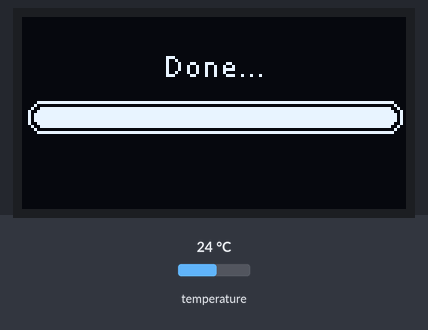
Simulated run of this sketch. Board: ESP8266 (NodeMCU). Shown: 128×64 one-colour display. The inputs (shaded band) are chosen by the test bench; at power-on: temperature 24 °C. WiFi joins after 1.5 s; servers stay silent unless stated; uploads are accepted with an empty reply; the local clock reads 2024-03-15 10:24:30 at power-on unless the sketch sets it; what the sketch prints to the serial monitor is not drawn.

Above: at 2.1 s.
At 4.2 s:
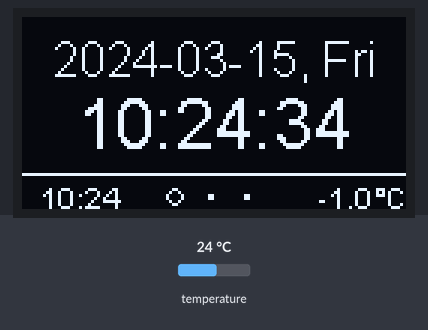
4.3 s: temperature set to 12 °C
At 11.2 s:
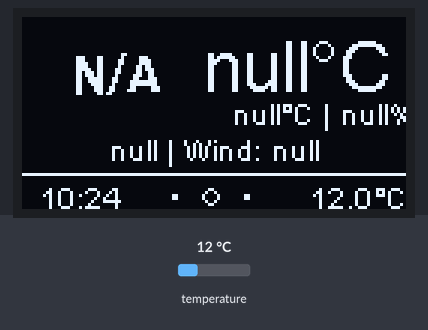
18.2 s: temperature set to 19 °C
At 22.7 s:
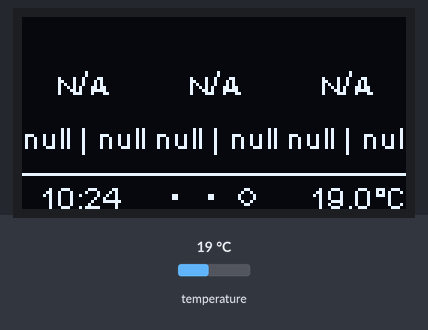
32.1 s: temperature set to 28 °C
At 52.49 s:
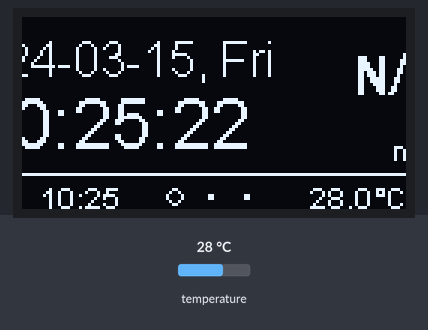
Timing chart, 0 to 54.0 s (numbered marks = the images above; inputs shaded):
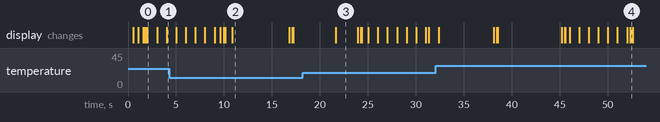

Measured:
- what the display in image 0 shows lasts 1.0 s, from 2.0 s to 3.0 s
- what the display in image 2 shows lasts 5.9 s, from 10.9 s to 16.8 s
- what the display in image 3 shows lasts 2.4 s, from 21.6 s to 24.0 s

The sketch:

Esp8266_NTP_Clock_Weather.ino
```cpp
//奇妙之旅开始了，下面的代码可能晦涩难懂，佶屈聱牙，请坐稳扶好
#include <DS18B20.h>
#include <Arduino.h>
#include <ESP8266WiFi.h>         //参看http://www.taichi-maker.com/homepage/iot-development/iot-dev-reference/esp8266-c-plus-plus-reference/
#include <ESP8266HTTPClient.h>
#include <ESP8266WebServer.h>
#include <ESP8266mDNS.h>
// time
#include <time.h>                       // time() ctime()
#include <sys/time.h>                   // struct timeval
#include <coredecls.h>                  // settimeofday_cb()


#include "SSD1306Wire.h"
#include "OLEDDisplayUi.h"     //OLED 屏的高级图型绘制库，提供图型框架、覆盖层、动画等的高级图型绘制功能，简化OLED的图形操作
#include "Wire.h"
#include "HeFeng.h"

#include "WeatherStationFonts.h"
#include "WeatherStationImages.h"


/***************************
   Begin Settings
 **************************/

DS18B20 ds(D7);


#define TZ              8       // (utc+) TZ in hours时区设置
#define DST_MN          0      // use 60mn for summer time in some countries夏令时

// Setup
const int UPDATE_INTERVAL_SECS = 20 * 60; //每二十分钟更新一次数据
// Setup
const int UPDATE_CURR_INTERVAL_SECS = 10; // 室内温度每10秒更新一次

//显示设置
const int I2C_DISPLAY_ADDRESS = 0x3c;
#if defined(ESP8266)
//引脚定义
const int SDA_PIN = D2;
const int SDC_PIN = D5;
#endif


const String WDAY_NAMES[] = {"Sun", "Mon", "Tue", "Wed", "Thu", "Fri", "Sat"};
const String MONTH_NAMES[] = {"Jan", "Feb", "Mar", "Apr", "May", "Jun", "Jul", "Aug", "Sep", "Oct", "Nov", "Dec"};

/***************************
   End Settings
 **************************/
// sda-pin=14 and sdc-pin=12
//设置IIC地址和管脚
//https://blog.csdn.net/weixin_33738555/article/details/89658159可以参看这个网站讲解
SSD1306Wire  display(I2C_DISPLAY_ADDRESS, SDA_PIN, SDC_PIN);
OLEDDisplayUi   ui( &display );
//这几个是结构体的声明，看看HeFeng.h
HeFengCurrentData currentWeather;
HeFengForeData foreWeather[3];
HeFeng HeFengClient;

//OpenWeatherMapForecastData forecasts[MAX_FORECASTS];
//OpenWeatherMapForecast forecastClient;

#define TZ_MN           ((TZ)*60)
#define TZ_SEC          ((TZ)*3600)
#define DST_SEC         ((DST_MN)*60)
//这个可以自己注册一个和风天气
const char* HEFENG_KEY = "60cb7e84e3514c929e912fd049a7df5b";
const char* HEFENG_LOCATION = "beijing";//北京经纬度或就写北京也行，查看和风天气开发者文档就行
//获取UTC时间
time_t now;

// flag changed in the ticker function every 10 minutes
bool readyForWeatherUpdate = false;

String lastUpdate = "--";

long timeSinceLastWUpdate = 0;
long timeSinceLastCurrUpdate = 0;

String currTemp = "-1.0";
//定义 各个图形绘制函数
void drawProgress(OLEDDisplay *display, int percentage, String label);
void updateData(OLEDDisplay *display);
void drawDateTime(OLEDDisplay *display, OLEDDisplayUiState* state, int16_t x, int16_t y);
void drawCurrentWeather(OLEDDisplay *display, OLEDDisplayUiState* state, int16_t x, int16_t y);
void drawForecast(OLEDDisplay *display, OLEDDisplayUiState* state, int16_t x, int16_t y);
void drawForecastDetails(OLEDDisplay *display, int x, int y, int dayIndex);
void drawHeaderOverlay(OLEDDisplay *display, OLEDDisplayUiState* state);
void setReadyForWeatherUpdate();


// Add frames
// this array keeps function pointers to all frames
// frames are the single views that slide from right to left
//定义 FrameCallback frame 图形绘制回调函数数组
FrameCallback frames[] = { drawDateTime, drawCurrentWeather, drawForecast };
//drawForecast
int numberOfFrames = 3;

OverlayCallback overlays[] = { drawHeaderOverlay };
int numberOfOverlays = 1;


bool autoConfig()
{
  WiFi.mode(WIFI_STA);
  WiFi.begin();//这里没有传参数ssid和password就会尝试连接以前连接过的WiFi
  Serial.print("AutoConfig Waiting......");
  int counter = 0;
  for (int i = 0; i < 20; i++)
  {
    //WiFi.status()返回值类型是uint8_t，返回值信息查看http://www.taichi-maker.com/homepage/iot-development/iot-dev-reference/esp8266-c-plus-plus-reference/esp8266wifista/status/
    if (WiFi.status() == WL_CONNECTED)
    {
      Serial.println("AutoConfig Success");
      //WiFi.SSID()返回值是string类型的当前连接网络的SSID
      Serial.printf("SSID:%s\r\n", WiFi.SSID().c_str());
      //返回密码
      Serial.printf("PSW:%s\r\n", WiFi.psk().c_str());
      WiFi.printDiag(Serial);
      return true;
    }
    else
    {
      delay(500);
      Serial.print(".");
      display.clear();
      display.drawString(64, 10, "Connecting to WiFi");
      display.drawXbm(46, 30, 8, 8, counter % 3 == 0 ? activeSymbole : inactiveSymbole);
      display.drawXbm(60, 30, 8, 8, counter % 3 == 1 ? activeSymbole : inactiveSymbole);
      display.drawXbm(74, 30, 8, 8, counter % 3 == 2 ? activeSymbole : inactiveSymbole);
      display.display();
      counter++;
    }
  }
  Serial.println("AutoConfig Faild!" );
  return false;
}
//以上代码是一插电让esp8266就连接WiFi，定义如果10秒之内还没连上，或者是以前从来没连过网，串口打印一个AutoConfig Faild!，连上了就AutoConfig success


//这个页面是方便配网，省去了重新修改ssid和password再上传的时间，使得代码的到保护
ESP8266WebServer server(80);//默认的服务器端口
//下面是直接将一个html转换成字符串，其中源文件的“”与string的“”构成闭合所以要在每一个“”前面添加上转义字符
String str = "<!DOCTYPE html><html><head><meta http-equiv=\"Content-Type\" content=\"text/html; charset=utf-8\"><meta name=\"viewport\" content=\"width=device-width, initial-scale=1.0\"><meta http-equiv=\"X-UA-Compatible\" content=\"ie=edge\"><title>ESP8266网页配网</title><script type=\"text/javascript\">function wifi(){var ssid = aa.value;var password = bb.value;var xmlhttp=new XMLHttpRequest();xmlhttp.open(\"GET\",\"/HandleWifi?ssid=\"+ssid+\"&password=\"+password,true);xmlhttp.send();xmlhttp.onload = function(e){alert(this.responseText);}}</script></head><body>hello,这里是程舒璠、何得宇、樊志寒同学的web配网方法,输入wifi信息给wifi时钟配网:  <form>WiFi名称：<input type=\"text\" placeholder=\"请输入您WiFi的名称\" id=\"aa\"><br>WiFi密码：<input type=\"text\" placeholder=\"请输入您WiFi的密码\" id=\"bb\"><br><input type=\"button\" value=\"连接\" onclick=\"wifi()\"></form></body></html>";
void handleRoot() {
  server.send(200, "text/html", str);
}
void HandleWifi()
{
  String wifis = server.arg("ssid"); //从JavaScript发送的数据中找ssid的值
  String wifip = server.arg("password"); //从JavaScript发送的数据中找password的值
  Serial.println("received:" + wifis);
  server.send(200, "text/html", "连接中..");
  WiFi.begin(wifis, wifip);          //链接wifi详细请看http://www.taichi-maker.com/homepage/iot-development/iot-dev-reference/esp8266-c-plus-plus-reference/esp8266wifista/begin/

}


//这里是如果没有访问到这个配网页面的函数
void handleNotFound() {
  String message = "File Not Found\n\n";
  message += "URI: ";
  message += server.uri();//寻找域名
  message += "\nMethod: ";
  message += (server.method() == HTTP_GET) ? "GET" : "POST";
  message += "\nArguments: ";
  message += server.args();
  message += "\n";
  for (uint8_t i = 0; i < server.args(); i++) {
    message += " " + server.argName(i) + ": " + server.arg(i) + "\n";
  }
  server.send(404, "text/plain", message);
}

//下面是web配网的函数，可以参考库里面的样例
void htmlConfig()
{
  WiFi.mode(WIFI_AP_STA);//设置模式为AP+STA
  WiFi.softAP("wifi_clock");//接入点的名称

  IPAddress myIP = WiFi.softAPIP();     //获取ESP8266开发板的IP地址
  //手机不支持mDNS，电脑支持，可以直接访问clock.local
  /*
   * 通过本库，我们可以利用mDNS协议(multicast DNS协议)为ESP8266建立域名访问功能。
   * 也就是说，我们在通过WiFi访问ESP8266时，无需使用ESP8266的IP地址，而可以为ESP8266分配域名并实现访问。
   * 就像我们在访问某一个网址服务器一样。但由于安卓系统不支持mDNS协议，因此使用本库时要慎重。
   */
  if (MDNS.begin("clock")) {
    Serial.println("MDNS responder started");
  }

  server.on("/", handleRoot);//直接访问192.168.4.1的方法
  server.on("/HandleWifi", HTTP_GET, HandleWifi);//访问192.168.4.1/HandleWifi  GET 方式  调取的函数
  server.onNotFound(handleNotFound);//请求失败回调函数
  MDNS.addService("http", "tcp", 80);
  server.begin();//开启服务器
  Serial.println("HTTP server started");
  int counter = 0;
  while (1)
  {
    server.handleClient();
    MDNS.update();//响应mDNS配置
    delay(500);
    display.clear();//下面试一些显示信息
    display.drawString(64, 5, "WIFI AP:wifi_clock");
    display.drawString(64, 20, "192.168.4.1");
    display.drawString(64, 35, "waiting for config wifi.");
    //这就是那个加载的三个点，由上面的delay控制间隔时间，后面那个activeSymbole和inactiveSymbole图案在WeatherStationimages.h里面定义
    display.drawXbm(46, 50, 8, 8, counter % 3 == 0 ? activeSymbole : inactiveSymbole);
    display.drawXbm(60, 50, 8, 8, counter % 3 == 1 ? activeSymbole : inactiveSymbole);
    display.drawXbm(74, 50, 8, 8, counter % 3 == 2 ? activeSymbole : inactiveSymbole);
    display.display();
    counter++;
    if (WiFi.status() == WL_CONNECTED)
    {
      Serial.println("HtmlConfig Success");
      Serial.printf("SSID:%s\r\n", WiFi.SSID().c_str());
      Serial.printf("PSW:%s\r\n", WiFi.psk().c_str());
      Serial.println("HTML连接成功");
      break;
    }
  }
  //关闭服务器
  server.close();
  WiFi.mode(WIFI_STA);

}

void setup() {
  Serial.begin(115200);
  Serial.println();
  Serial.println();

  //显示的初始化
  display.init();
  display.clear();
  display.display();

  //display.flipScreenVertically();//屏幕显示翻转
  display.setFont(ArialMT_Plain_10);//字体大小
  display.setTextAlignment(TEXT_ALIGN_CENTER);//设置为居中
  display.setContrast(255);//屏幕亮度

//如果autoConfig方法失效就开始web配网
  bool wifiConfig = autoConfig();
  if (wifiConfig == false) {
    htmlConfig();//HTML配网
  }

  ui.setTargetFPS(30);//每秒传输帧数

  ui.setActiveSymbol(activeSymbole);
  ui.setInactiveSymbol(inactiveSymbole);

  //改为TOP, LEFT, BOTTOM, RIGHT都可
  ui.setIndicatorPosition(BOTTOM);//显示位置

  // Defines where the first frame is located in the bar.
  ui.setIndicatorDirection(LEFT_RIGHT);//显示方向

  //改为SLIDE_LEFT, SLIDE_RIGHT, SLIDE_TOP, SLIDE_DOWN都可
  ui.setFrameAnimation(SLIDE_LEFT);//滚动方向

  ui.setFrames(frames, numberOfFrames);
  ui.setTimePerFrame(7500);//停留时长
  ui.setOverlays(overlays, numberOfOverlays);

  ui.init();//初始化

  Serial.println("");
  configTime(TZ_SEC, DST_SEC, "pool.ntp.org", "0.cn.pool.ntp.org", "1.cn.pool.ntp.org");//NTP获取时间
  updateData(&display);

}

void loop() {

  if (millis() - timeSinceLastWUpdate > (1000L * UPDATE_INTERVAL_SECS)) {
    setReadyForWeatherUpdate();
    //参看81、81行定义
    timeSinceLastWUpdate = millis();
  }
  if (millis() - timeSinceLastCurrUpdate > (1000L * UPDATE_CURR_INTERVAL_SECS)) {
    if ( ui.getUiState()->frameState == FIXED)
    {
      currTemp = String(ds.getTempC(), 1);
      timeSinceLastCurrUpdate = millis();
    }
  }


  if (readyForWeatherUpdate && ui.getUiState()->frameState == FIXED) {
    updateData(&display);
  }

  int remainingTimeBudget = ui.update();//屏幕刷新

  if (remainingTimeBudget > 0) {
    // 预留了一部分空间可以写点别的函数
    delay(remainingTimeBudget);
  }
///////////////////////////////////////////////////////////////////////
}
//画进度条
void drawProgress(OLEDDisplay *display, int percentage, String label) {
  display->clear();
  display->setTextAlignment(TEXT_ALIGN_CENTER);
  display->setFont(ArialMT_Plain_10);
  display->drawString(64, 10, label);
  display->drawProgressBar(2, 28, 124, 10, percentage);//进度条
  display->display();
}


void updateData(OLEDDisplay *display) {
  drawProgress(display, 30, "Updating weather...");

  for (int i = 0; i < 5; i++) {
    HeFengClient.doUpdateCurr(&currentWeather, HEFENG_KEY, HEFENG_LOCATION);
    if (currentWeather.cond_txt != "no network") {
      break;
    }
  }
  drawProgress(display, 50, "Updating forecasts...");

  for (int i = 0; i < 5; i++) {
    HeFengClient.doUpdateFore(foreWeather, HEFENG_KEY, HEFENG_LOCATION);
    if (foreWeather[0].datestr != "N/A") {
      break;
    }
  }

  readyForWeatherUpdate = false;
  drawProgress(display, 100, "Done...");
  delay(1000);
}


//时间函数
void drawDateTime(OLEDDisplay *display, OLEDDisplayUiState* state, int16_t x, int16_t y) {
  now = time(nullptr);
  struct tm* timeInfo;
  timeInfo = localtime(&now);
  char buff[16];


  display->setTextAlignment(TEXT_ALIGN_CENTER);
  display->setFont(ArialMT_Plain_16);
  String date = WDAY_NAMES[timeInfo->tm_wday];

  sprintf_P(buff, PSTR("%04d-%02d-%02d, %s"), timeInfo->tm_year + 1900, timeInfo->tm_mon + 1, timeInfo->tm_mday, WDAY_NAMES[timeInfo->tm_wday].c_str());
  display->drawString(64 + x, 5 + y, String(buff));
  display->setFont(ArialMT_Plain_24);

  sprintf_P(buff, PSTR("%02d:%02d:%02d"), timeInfo->tm_hour, timeInfo->tm_min, timeInfo->tm_sec);
  display->drawString(64 + x, 22 + y, String(buff));
  display->setTextAlignment(TEXT_ALIGN_LEFT);
}
//实时天气界面函数
void drawCurrentWeather(OLEDDisplay *display, OLEDDisplayUiState* state, int16_t x, int16_t y) {
  display->setFont(ArialMT_Plain_10);
  display->setTextAlignment(TEXT_ALIGN_CENTER);
  display->drawString(64 + x, 38 + y, currentWeather.cond_txt + " | Wind: " + currentWeather.wind_sc);

  display->setFont(ArialMT_Plain_24);
  display->setTextAlignment(TEXT_ALIGN_LEFT);
  String temp = currentWeather.tmp + "°C" ;
  display->drawString(60 + x, 3 + y, temp);
  display->setFont(ArialMT_Plain_10);
  display->drawString(70 + x, 26 + y, currentWeather.fl + "°C | " + currentWeather.hum + "%");
  display->setFont(Meteocons_Plain_36);
  display->setTextAlignment(TEXT_ALIGN_CENTER);
  display->drawString(32 + x, 0 + y, currentWeather.iconMeteoCon);
}

//天气预报界面
void drawForecast(OLEDDisplay *display, OLEDDisplayUiState* state, int16_t x, int16_t y) {
  drawForecastDetails(display, x, y, 0);
  drawForecastDetails(display, x + 44, y, 1);
  drawForecastDetails(display, x + 88, y, 2);
}

void drawForecastDetails(OLEDDisplay *display, int x, int y, int dayIndex) {

  display->setTextAlignment(TEXT_ALIGN_CENTER);
  display->setFont(ArialMT_Plain_10);
  display->drawString(x + 20, y, foreWeather[dayIndex].datestr);
  display->setFont(Meteocons_Plain_21);
  display->drawString(x + 20, y + 12, foreWeather[dayIndex].iconMeteoCon);

  String temp = foreWeather[dayIndex].tmp_min + " | " + foreWeather[dayIndex].tmp_max;
  display->setFont(ArialMT_Plain_10);
  display->drawString(x + 20, y + 34, temp);
  display->setTextAlignment(TEXT_ALIGN_LEFT);
}

void drawHeaderOverlay(OLEDDisplay *display, OLEDDisplayUiState* state) {
  now = time(nullptr);
  struct tm* timeInfo;
  timeInfo = localtime(&now);
  char buff[14];
  sprintf_P(buff, PSTR("%02d:%02d"), timeInfo->tm_hour, timeInfo->tm_min);

  display->setColor(WHITE);
  display->setFont(ArialMT_Plain_10);
  display->setTextAlignment(TEXT_ALIGN_LEFT);
  display->drawString(6, 54, String(buff));
  display->setTextAlignment(TEXT_ALIGN_RIGHT);
  String temp = currTemp + "°C";
  display->drawString(128, 54, temp);
  display->drawHorizontalLine(0, 52, 128);
}

void setReadyForWeatherUpdate() {
  Serial.println("Setting readyForUpdate to true");
  readyForWeatherUpdate = true;
}
```

HeFeng.h
```cpp
//下面这句话用来保证同一个文件不会被包含多次
#pragma once
#include <ArduinoJson.h>

typedef struct HeFengCurrentData {

  String cond_txt;
  String fl;
  String tmp;
  String hum;
  String wind_sc;
  String iconMeteoCon;

} HeFengCurrentData;
typedef struct HeFengForeData {
  String datestr;
  String tmp_min;
  String tmp_max;
  String iconMeteoCon;

} HeFengForeData;
class HeFeng {
  private:
     String getMeteoconIcon(String cond_code);
  public:
    HeFeng();
    void doUpdateCurr(HeFengCurrentData *data, String key,String location);
    void doUpdateFore(HeFengForeData *data, String key,String location);

};
```

Source omitted: HeFeng.cpp (8235 bytes), StationFonts.h (data table, 98354 bytes), StationImages.h (data table, 2264 bytes)
